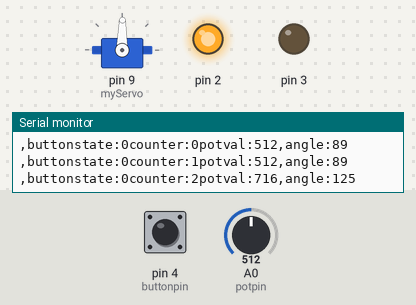
The sketch below on a simulated Arduino Uno, built with avr-gcc and run on an emulated ATmega328P. On the bench: servo, output pins drawn as LEDs (lit = HIGH), the last lines printed to the serial monitor. The inputs (shaded band) are chosen by the test bench; at power-on: A0 (potpin) = 512, pin 4 (buttonpin) LOW.

Above: at 1.2 s.
1.3 s: A0 (potpin) set to 716
At 2.4 s:
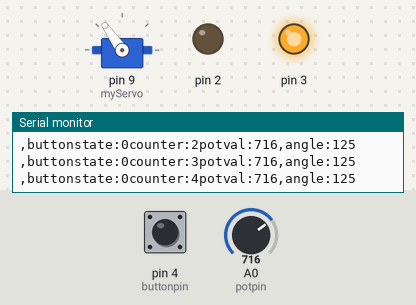
2.8 s: pin 4 (buttonpin) pulled HIGH for 0.2 s
At 3.02 s:
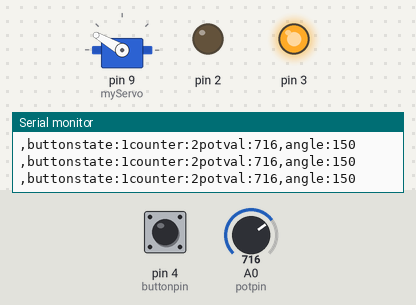
4.7 s: pin 4 (buttonpin) pulled HIGH for 1 s
At 5.6 s:
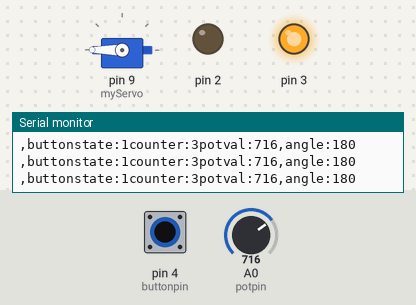
7.3 s: A0 (potpin) set to 1023
At 8.0 s:
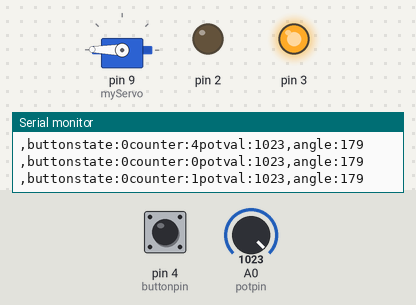
8.8 s: A0 (potpin) set to 306
At 10.0 s:
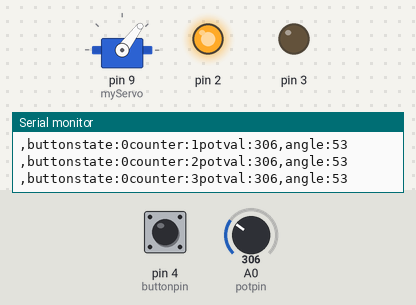
10.3 s: A0 (potpin) set to 122
At 11.0 s:
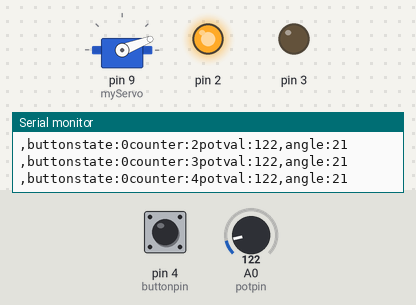
Timing chart, 0 to 12.8 s (numbered marks = the images above; inputs shaded):
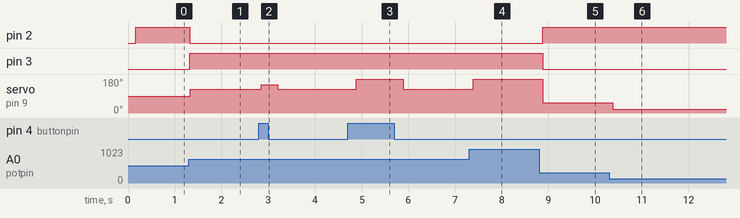

Measured:
- after the input at 1.3 s, pin 2: HIGH → LOW at once; pin 3: LOW → HIGH at once; servo on pin 9 (myServo): 89° → 125° at once
- after the input at 2.8 s, servo on pin 9 (myServo): 125° → 150° after 0.05 s, → 125° 0.35 s later
- after the input at 4.7 s, servo on pin 9 (myServo): 125° → 180° after 0.19 s, → 125° 1.0 s later
- after the input at 7.3 s, servo on pin 9 (myServo): 125° → 179° after 0.09 s
- after the input at 8.8 s, pin 2: LOW → HIGH after 0.08 s; pin 3: HIGH → LOW after 0.08 s; servo on pin 9 (myServo): 179° → 53° after 0.08 s
- after the input at 10.3 s, servo on pin 9 (myServo): 53° → 21° after 0.07 s

The sketch:

motor_practice.ino
```cpp
#include <Servo.h>
Servo myServo;

int const buttonpin=4;
int const potpin=A0;
int potval;
int angle;
int buttonstate=0;
int counter=0;
void setup() {
myServo.attach(9);
Serial.begin(9600);
pinMode(2,OUTPUT);
pinMode(3,OUTPUT);
pinMode(buttonpin,INPUT);

}

void loop() {
 buttonstate=digitalRead(buttonpin);

 if (buttonstate==HIGH) {
   button();
 }
 else if (buttonstate == LOW)
  {
    counter++;
    delay(150);
    if (counter>4){
      counter=0;
    }

 potval=analogRead(potpin);
 angle=map(potval, 0, 1023, 0, 179);
 delay(15);

  if (angle<90){
  digitalWrite(2, HIGH);
  digitalWrite(3,LOW);

 }
 else if (angle>90){
  digitalWrite(3, HIGH);
  digitalWrite(2,LOW);
 }
 }
 printstuff();
myServo.write(angle);
}
void printstuff(){
  Serial.print("potval:");
 Serial.print(potval);

  Serial.print(",angle:");
 Serial.println(angle);

 Serial.print(",buttonstate:");
 Serial.print(buttonstate);

 Serial.print("counter:");
 Serial.print(counter);
 }
  void button() {


  if(counter == 0)
    angle=20;
  else if(counter == 1)
    angle=90;
  else if(counter == 2)
    angle=150;
  else if(counter == 3)
    angle=180;

}
```
